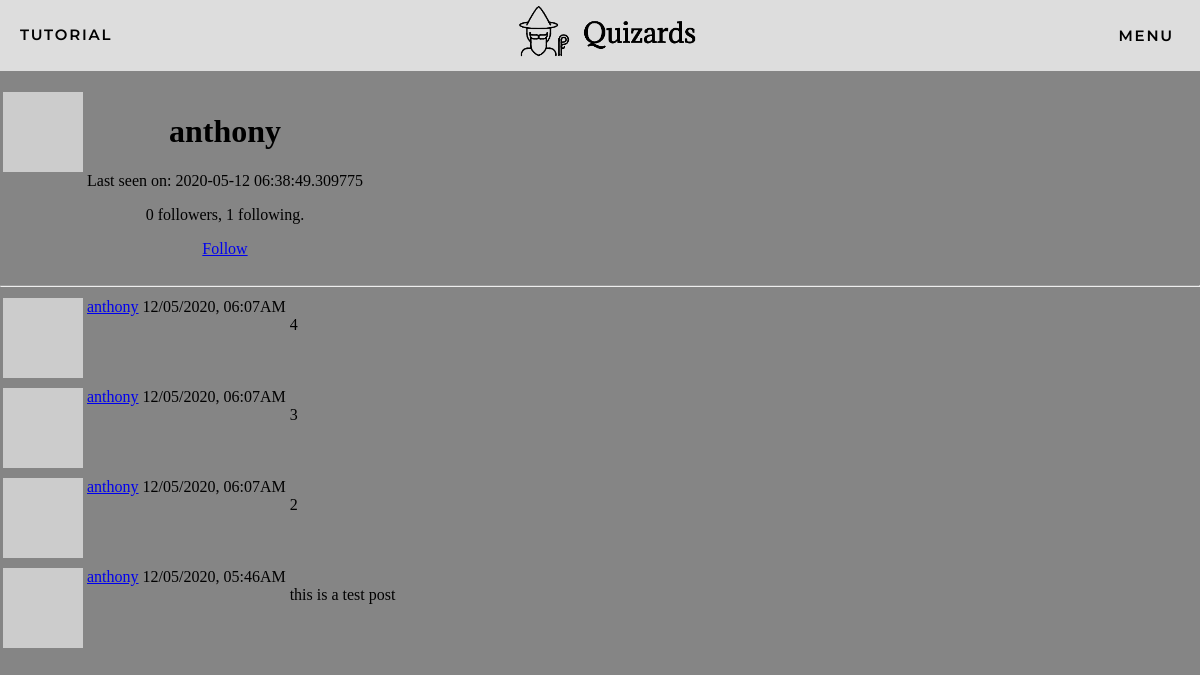
/user/anthony (signed in), run on an earlier commit of the app's database.
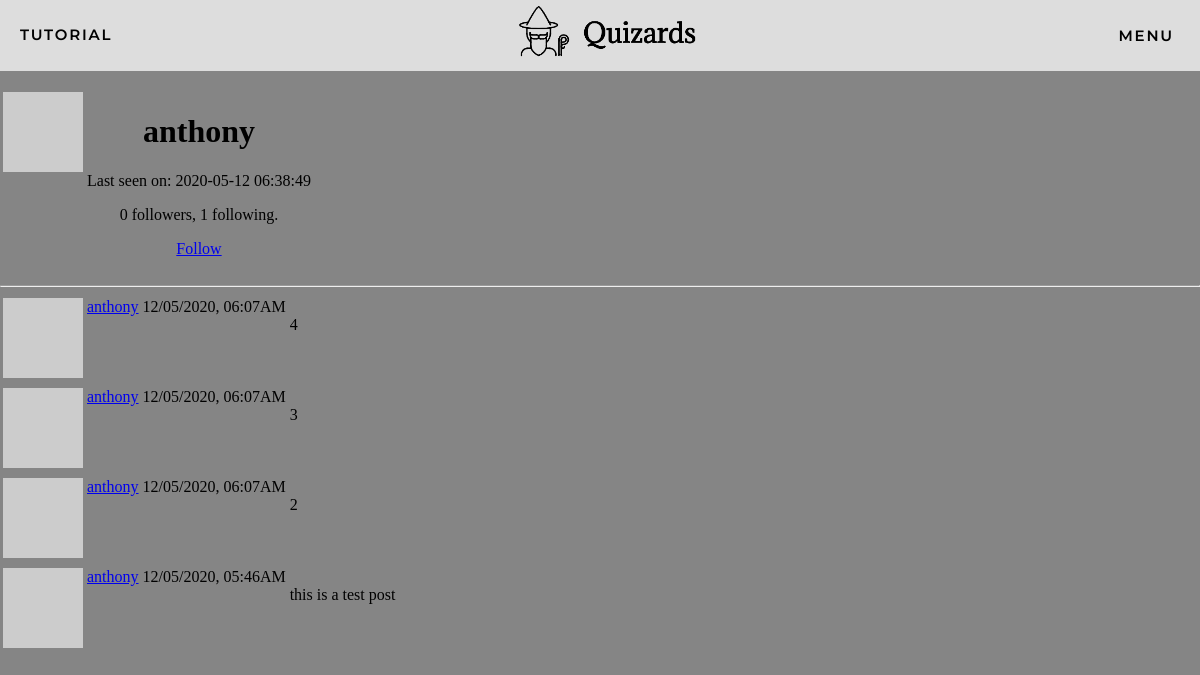
And on a later commit of the database.
### app/models.py (models this page shows, shortened)
class User(UserMixin, db.Model):
    id = db.Column(db.Integer, primary_key=True)
    username = db.Column(db.String(64), index=True, unique=True)
    email = db.Column(db.String(120), index=True, unique=True)
    password_hash = db.Column(db.String(128))
    posts = db.relationship('Post', backref='author', lazy='dynamic')
    authorOf = db.relationship('Quizzes', backref='author', lazy='dynamic')
    isAdmin = db.Column(db.Boolean, unique=False, default=True)
    def avatar(self, size):
        digest = md5(self.email.lower().encode('utf-8')).hexdigest()
        return 'https://www.gravatar.com/avatar/{}?d=identicon&s={}'.format(
            digest, size)
    about_me = db.Column(db.String(140))
    last_seen = db.Column(db.DateTime, default=datetime.utcnow)
    followed = db.relationship(
        'User', secondary=followers,
        primaryjoin=(followers.c.follower_id == id),
        secondaryjoin=(followers.c.followed_id == id),
        backref=db.backref('followers', lazy='dynamic'), lazy='dynamic')
    def is_following(self, user):
        return self.followed.filter(
            followers.c.followed_id == user.id).count() > 0

class Post(db.Model):
    id = db.Column(db.Integer, primary_key=True)
    body = db.Column(db.String(140))
    timestamp = db.Column(db.DateTime, index=True, default=datetime.utcnow)
    user_id = db.Column(db.Integer, db.ForeignKey('user.id'))

### app/routes.py (the view)
@app.route('/user/<username>')
@login_required
def user(username):
    user = User.query.filter_by(username=username).first_or_404()
    page = request.args.get('page', 1, type=int)
    posts = user.posts.order_by(Post.timestamp.desc()).paginate(
        page, app.config['POSTS_PER_PAGE'], False)
    next_url = url_for('user', username=user.username, page=posts.next_num) \
        if posts.has_next else None
    prev_url = url_for('user', username=user.username, page=posts.prev_num) \
        if posts.has_prev else None
    return render_template('user.html', user=user, posts=posts.items,
                           next_url=next_url, prev_url=prev_url)

### app/models.py (called while the page is built)
@login.user_loader
def load_user(id):
    return User.query.get(int(id))

### app/routes.py (called while the page is built)
@app.before_request
def before_request():
    if current_user.is_authenticated:
        current_user.last_seen = datetime.utcnow()
        db.session.commit()

### app/templates/user.html (shortened to what this page needs)
{% extends "base.html" %}
{% block content %}
    <table>
        <tr valign="top">
            <td><img src="{{ user.avatar(128) }}"></td>
            <td>
                <h1>{{ user.username }}</h1>
                {% if user.last_seen %}<p>Last seen on: {{ user.last_seen }}</p>{% endif %}
                <p>{{ user.followers.count() }} followers, {{ user.followed.count() }} following.</p>
                {% if user == current_user %}
                <p><a href="{{ url_for('edit_profile') }}">Edit your profile</a></p>
                {% elif not current_user.is_following(user) %}
                <p><a href="{{ url_for('follow', username=user.username) }}">Follow</a></p>
                {% else %}
                <p><a href="{{ url_for('unfollow', username=user.username) }}">Unfollow</a></p>
                {% endif %}
            </td>
        </tr>
    </table>
    <hr>
    {% for post in posts %}
        {% include '_post.html' %}
    {% endfor %}
{% endblock %}

### app/templates/base.html (shortened to what this page needs)
<!DOCTYPE html>
<html lang="en-US">
    <head>
        <link href="{{ url_for('static', filename='css/styles.css') }}" rel="stylesheet">
    </head>
    <body>
        <div>
                <ul class="basenav topnav">
                    {% if current_user.is_anonymous %}
                    <li class="tags"><a>tutorial</a></li>
                    <li><a href="{{ url_for('index') }}"><img class='baselogo' src="../static/css/templogo.png"></a></li>
                    <li class="tags"><a href="{{ url_for('login') }}">Sign In</a></li>
                    {% else %}
                    <li class="tags"><a>tutorial</a></li>
                    <li><a href="{{ url_for('index') }}"><img class='baselogo' src="../static/css/templogo.png"></a></li>
                        <div class="dropdown">
                            <button class="dropbtn"><li class="tags"><a href="{{ url_for('index') }}">Menu</a></li>
                            </button>
                        </div>
                    {% endif %}
                </ul>
        </div>
        <br>
        <div class="messages">
            {% block content %}{% endblock %}
        </div>
    </body>
</html>

### app/templates/_post.html
<table>
    <tr valign="top">
        <td><img src="{{ post.author.avatar(36) }}"></td>
        <td>
            <a href="{{ url_for('user', username=post.author.username) }}">
                {{ post.author.username }}
            </a>
        </td>
        <td> {{ post.timestamp.strftime('%d/%m/%Y, %I:%M%p') }}</td>
        <td>
            </br>{{ post.body }}
        </td>
    </tr>
</table>

### app/static/css/styles.css (style rules this page uses)
body { margin: 0; padding: 0; height: 100vh; background-color: rgb(133, 133, 133); }
.basenav { padding: 0; margin: 0; list-style: none; display: flex; background-color: #ddd; }
.topnav { justify-content: space-between; }
.tags { margin-top: 25px; margin-left: 20px; margin-right: 20px; }
.basenav a { color: black; text-decoration: solid; text-transform: uppercase; letter-spacing: 1.8px; font-family: 'Montserrat'; font-weight: 600; font-size: 15px; }
.basenav .baselogo { transform: translateX(10px); width: 300px; height: auto; }
.dropdown { float: left; overflow: hidden; transition: 0.5s ease; }
.dropdown .dropbtn { font-size: 16px; border: none; outline: none; color: white; padding-bottom: 26px; background-color: inherit; font-family: inherit; margin: 0; transition: 0.4s ease; }
.messages { text-align: center; }

What changed in the data, as far as the page shows it:
changed User "anthony": last_seen "2020-05-12 06:38:49.309775" → "2020-05-12 06:38:49"
